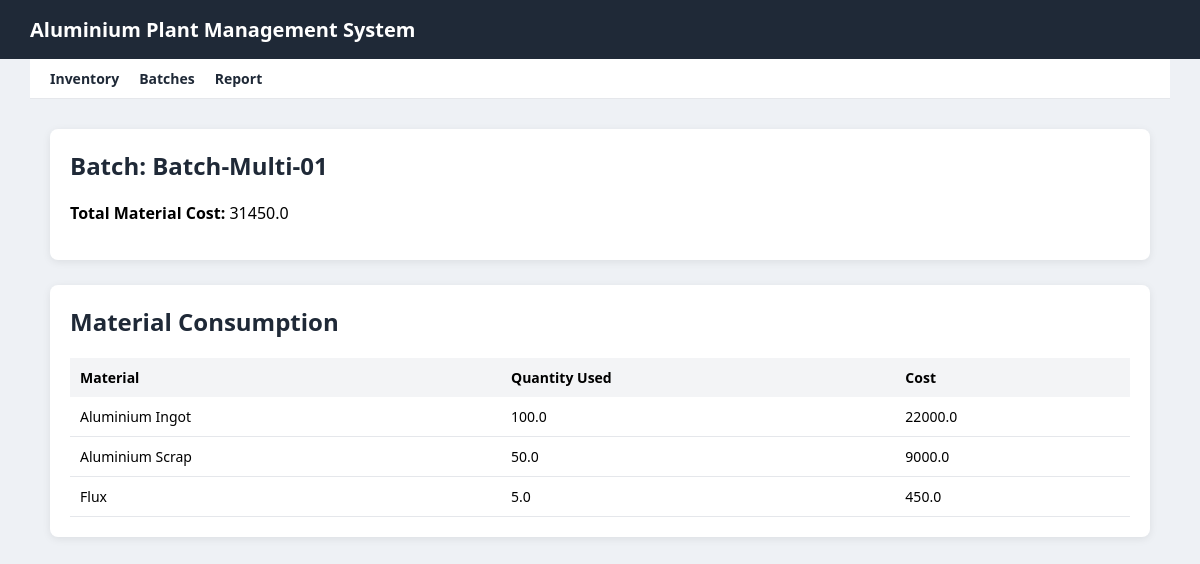
Page /batch/3 on the committed database.
### tables this page shows
CREATE TABLE batches (
    id INTEGER PRIMARY KEY AUTOINCREMENT,
    batch_name TEXT,
    material_cost REAL
, status TEXT DEFAULT 'completed', batch_date TEXT, shift TEXT, created_at TEXT, plant_id INTEGER, batch_code TEXT);

CREATE TABLE batch_materials (
    id INTEGER PRIMARY KEY AUTOINCREMENT,
    batch_id INTEGER,
    item_id INTEGER,
    quantity_used REAL,
    cost REAL
);

CREATE TABLE inventory (
    id INTEGER PRIMARY KEY AUTOINCREMENT,
    item_name TEXT,
    category TEXT,
    quantity REAL,
    cost_per_unit REAL
, min_level REAL DEFAULT 0, plant_id INTEGER, item_code TEXT);

### app.py (the view)
@app.route('/batch/<int:batch_id>')
def batch_details(batch_id):
    conn = get_db_connection()
    batch = conn.execute(
        "SELECT * FROM batches WHERE id = ?",
        (batch_id,)
    ).fetchone()
    materials = conn.execute(
        """
        SELECT inventory.item_name,
               batch_materials.quantity_used,
               batch_materials.cost
        FROM batch_materials
        JOIN inventory ON batch_materials.item_id = inventory.id
        WHERE batch_materials.batch_id = ?
        """,
        (batch_id,)
    ).fetchall()
    conn.close()
    return render_template(
        'batch_details.html',
        batch=batch,
        materials=materials
    )

### templates/batch_details.html (shortened to what this page needs)
<!DOCTYPE html>
<html>
<head>
    <link rel="stylesheet" href="{{ url_for('static', filename='style.css') }}">
</head>
<body>
<div class="header">Aluminium Plant Management System</div>
<div class="nav">
    <a href="/inventory">Inventory</a>
    <a href="/batch">Batches</a>
    <a href="/report">Report</a>
</div>
<div class="container">
    <div class="card">
        <h2>Batch: {{ batch.batch_name }}</h2>
        <p><strong>Total Material Cost:</strong> {{ batch.material_cost }}</p>
    </div>
    <div class="card">
        <h2>Material Consumption</h2>
        <table>
            <tr>
                <th>Material</th>
                <th>Quantity Used</th>
                <th>Cost</th>
            </tr>
            {% if materials %}
    {% for m in materials %}
    <tr>
        <td>{{ m.item_name }}</td>
        <td>{{ m.quantity_used }}</td>
        <td>{{ m.cost }}</td>
    </tr>
    {% endfor %}
{% else %}
    <tr>
        <td colspan="3">Legacy batch – material details not recorded</td>
    </tr>
{% endif %}
        </table>
    </div>
</div>
</body>
</html>

### static/style.css (style rules this page uses)
body { font-family: "Segoe UI", Arial, sans-serif; background-color: #eef1f5; margin: 0; padding: 0; }
.header { background-color: #1f2937; color: white; padding: 16px 30px; font-size: 20px; font-weight: 600; }
.container { max-width: 1100px; margin: 30px auto; padding: 0 20px; }
.card { background: white; border-radius: 8px; padding: 20px; margin-bottom: 25px; box-shadow: 0 2px 8px rgba(0,0,0,0.08); }
.card h2 { margin-top: 0; color: #1f2937; }
table { width: 100%; border-collapse: collapse; margin-top: 15px; }
table th { background-color: #f3f4f6; text-align: left; padding: 10px; font-size: 14px; }
table td { padding: 10px; border-bottom: 1px solid #e5e7eb; font-size: 14px; }
.nav { max-width: 1100px; margin: 0 auto; padding: 10px 20px; background-color: #ffffff; border-bottom: 1px solid #e5e7eb; display: flex; gap: 20px; }
.nav a { text-decoration: none; color: #1f2937; font-weight: 600; font-size: 14px; }

### rows in the picture
batches: batch_name "Batch-Multi-01", material_cost "31450.0"
batch_materials: item_name "Aluminium Ingot", quantity_used "100.0", cost "22000.0"
batch_materials: item_name "Aluminium Scrap", quantity_used "50.0", cost "9000.0"
batch_materials: item_name "Flux", quantity_used "5.0", cost "450.0"
